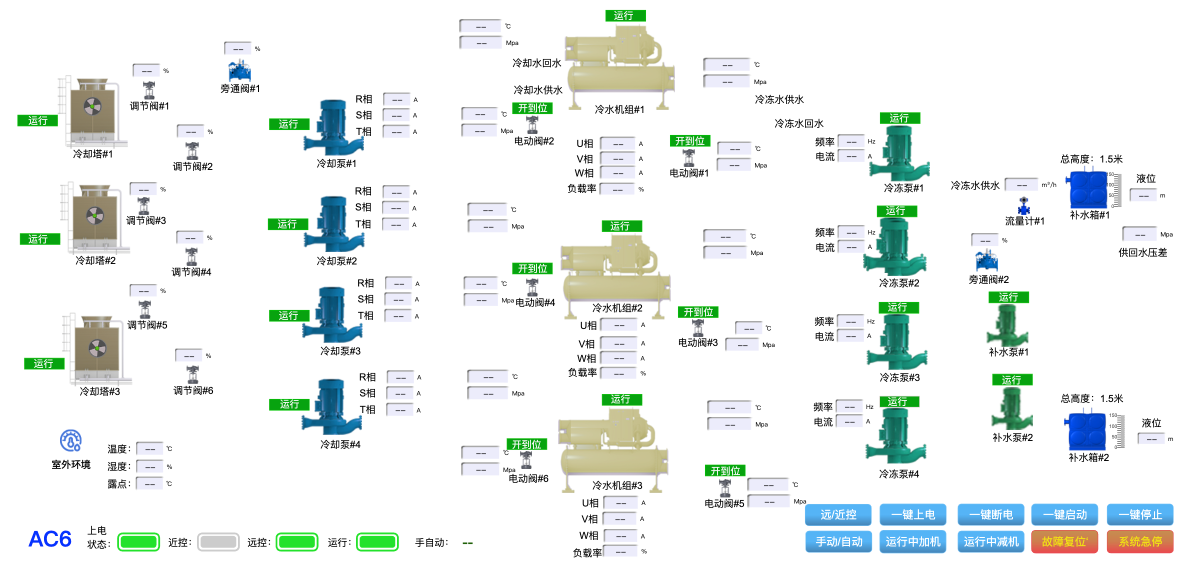
#> input picture picture/AgentI/input.png, 2372 x 1142 px (shown at 1/2 size)
$ python resize_image.py input.png
#> lines starting #> are read from the running program, lines starting #| are printed output that depends on the picture
from __future__ import annotations

import argparse
from pathlib import Path
from typing import Optional

from PIL import Image, ImageDraw, ImageFont, ImageOps


def create_grid_image(image: Image.Image, step: int = 20) -> Image.Image:
    if not isinstance(step, int) or step <= 0:
        raise ValueError("网格间距必须为正整数。")

    base = image.convert("RGBA")
    overlay = Image.new("RGBA", base.size, (0, 0, 0, 0))
    draw = ImageDraw.Draw(overlay)
    width, height = base.size
    major_step = step * 5
    for x in range(0, width, step):
        major = x % major_step == 0
        color = (0, 150, 190, 155) if major else (80, 210, 235, 70)
        draw.line((x, 0, x, height - 1), fill=color, width=2 if major else 1)
    for y in range(0, height, step):
        major = y % major_step == 0
        color = (0, 150, 190, 155) if major else (80, 210, 235, 70)
        draw.line((0, y, width - 1, y), fill=color, width=2 if major else 1)

    font = ImageFont.load_default()

    def label(text: str, x: int, y: int) -> tuple[int, int]:
        bounds = draw.textbbox((0, 0), text, font=font)
        tile = Image.new(
            "RGBA",
            (bounds[2] - bounds[0] + 2, bounds[3] - bounds[1] + 2),
            (15, 23, 42, 205),
        )
        ImageDraw.Draw(tile).text(
            (1 - bounds[0], 1 - bounds[1]), text, font=font, fill="white"
        )
        x = max(0, min(x, width - tile.width))
        y = max(0, min(y, height - tile.height))
        overlay.alpha_composite(tile, dest=(x, y))
        return x + tile.width, y + tile.height

    origin_right, origin_bottom = label("0,0", 3, 3)
    last_right = origin_right
    for x in range(major_step, width, major_step):
        text = f"X={x}"
        bounds = draw.textbbox((0, 0), text, font=font)
        label_width = bounds[2] - bounds[0] + 2
        left = max(3, min(x - label_width // 2, width - label_width - 3))
        if left >= last_right + 3:
            last_right, _ = label(text, left, 3)
    last_bottom = origin_bottom
    for y in range(major_step, height, major_step):
        text = f"Y={y}"
        bounds = draw.textbbox((0, 0), text, font=font)
        label_height = bounds[3] - bounds[1] + 2
        top = min(y + 3, height - label_height)
        if top > last_bottom + 3:
            _, last_bottom = label(text, 3, top)

    return Image.alpha_composite(base, overlay).convert("RGB")


def resize_image(
    input_path: str | Path,
    output_path: str | Path,
    background: str = "white",
    *,
    grid_step: int = 20,
    clean_output_path: Optional[Path] = None,
) -> None:
    input_path = Path(input_path)
    output_path = Path(output_path)
    if input_path.resolve() == output_path.resolve():
        raise ValueError("输入和输出路径不能相同，以免覆盖原图。")
    if clean_output_path is not None:
        clean_output_path = Path(clean_output_path)
        if clean_output_path.resolve() in (input_path.resolve(), output_path.resolve()):
            raise ValueError("干净图路径不能与输入图片或网格图路径相同。")
    if not isinstance(grid_step, int) or grid_step <= 0:
        raise ValueError("网格间距必须为正整数。")

    target_size = (1920, 1080)
    with Image.open(input_path) as source:
        image = ImageOps.exif_transpose(source).convert("RGBA")
        scaled = ImageOps.contain(
            image, target_size, method=Image.Resampling.LANCZOS
        )

    canvas = Image.new("RGBA", target_size, background)
    offset = (
        (target_size[0] - scaled.width) // 2,
        (target_size[1] - scaled.height) // 2,
    )
    canvas.alpha_composite(scaled, dest=offset)
    if clean_output_path is not None:
        clean_output_path.parent.mkdir(parents=True, exist_ok=True)
        canvas.convert("RGB").save(clean_output_path, format="PNG")
    reference = create_grid_image(canvas, grid_step)
    output_path.parent.mkdir(parents=True, exist_ok=True)
    reference.save(output_path, format="PNG")


def main() -> None:
    parser = argparse.ArgumentParser(
        description="等比例缩放并居中补边，生成 1920×1080 网格参考图，可同时输出无网格识别图。"
    )
    parser.add_argument("input", type=Path, help="输入图片路径")
    parser.add_argument("output", type=Path, nargs="?", help="网格图片输出路径（建议使用 .png）")
    parser.add_argument("--clean-output", type=Path, default=None, help="同时输出用于识别的无网格缩放图")
    parser.add_argument(
        "--background", default="white", help="补边颜色，默认 white，可使用 '#ffffff' 等颜色值"
    )
    parser.add_argument(
        "--grid-step", type=int, default=20,
        help="小网格间距（正整数，默认 20 像素），主网格间距为其 5 倍",
    )
    args = parser.parse_args()
    output = args.output or args.input.with_name(f"{args.input.stem}_1920x1080_grid.png")
    try:
        resize_image(
            args.input, output, args.background,
            grid_step=args.grid_step,
            clean_output_path=args.clean_output,
        )
#> in resize_image, source is the input picture: PIL image 2372x1142 RGB; mean R, G, B 233.7, 239.4, 237.8
#> in resize_image, `scaled = ImageOps.contain( image, target_size, method=Image.Resampling..`:
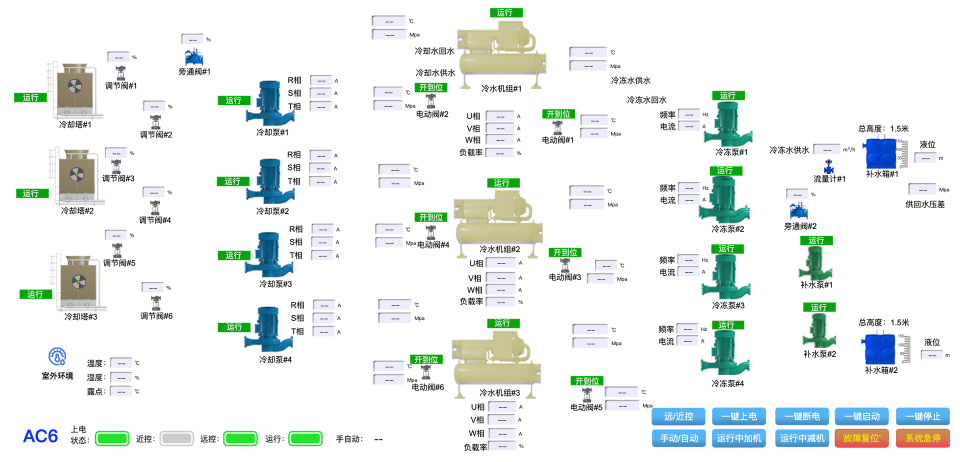
#> scaled: PIL image 1920x924 RGBA (shown at 1/2 size); mean R, G, B, A 233.6, 239.3, 237.6, 255
#> in resize_image, `canvas = Image.new("RGBA", target_size, background)`: canvas: PIL image 1920x1080 RGBA; every value is 255
#> in resize_image, `canvas.alpha_composite(scaled, dest=offset)`:
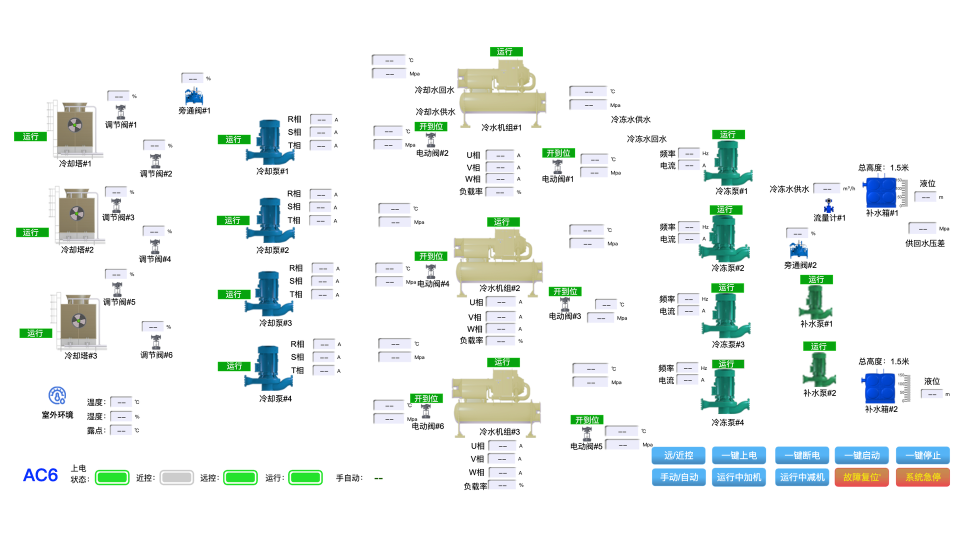
#> canvas: PIL image 1920x1080 RGBA (shown at 1/2 size); mean R, G, B, A 236.7, 241.5, 240.1, 255
#> in create_grid_image, `overlay = Image.new("RGBA", base.size, (0, 0, 0, 0))`: overlay: PIL image 1920x1080 RGBA; every value is 0
#> in label, `bounds = draw.textbbox((0, 0), text, font=font)`: bounds = (0, 2, 14, 11)
#> in label, `overlay.alpha_composite(tile, dest=(x, y))`:
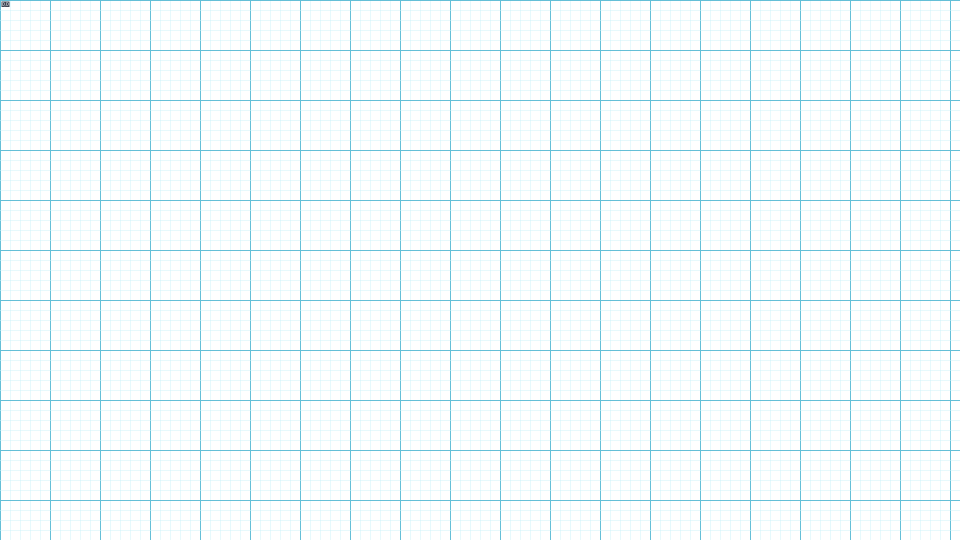
#> overlay: PIL image 1920x1080 RGBA (shown at 1/2 size); mean R, G, B, A 6.2, 22.2, 25.7, 11.6; transparent parts drawn white
#> the loop in create_grid_image, `for x in range(major_step, width, major_step):` made 19 passes
#> (label_width, left, last_right) on passes 1 to 12: (32, 84, 116), (32, 184, 216), (32, 284, 316), (32, 384, 416), (32, 484, 516), (32, 584, 616), (32, 684, 716), (32, 784, 816), (32, 884, 916), (38, 981, 1019), (38, 1081, 1119), (38, 1181, 1219)
#> after the loop in create_grid_image, `for x in range(major_step, width, major_step):`: last_right = 1917
#> the loop in create_grid_image, `for y in range(major_step, height, major_step):` made 10 passes
#> (top, last_bottom) on passes 1 to 10: (103, 113), (203, 213), (303, 313), (403, 413), (503, 513), (603, 613), (703, 713), (803, 813), (903, 913), (1003, 1013)
#> after the loop in create_grid_image, `for y in range(major_step, height, major_step):`: last_bottom = 1013
#> in create_grid_image, `return Image.alpha_composite(base, overlay).convert("RGB")`:
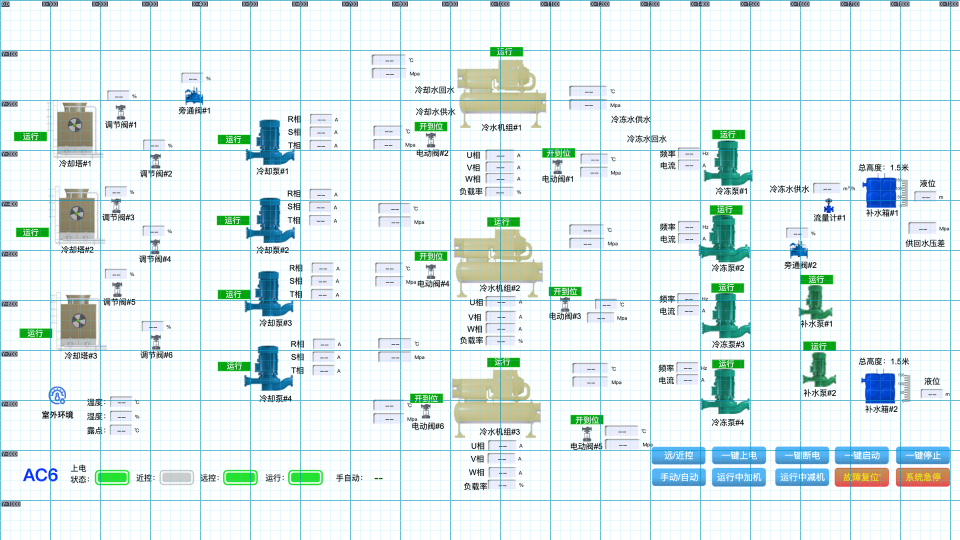
#> returned value: PIL image 1920x1080 RGB (shown at 1/2 size); mean R, G, B 226.8, 237.9, 238.1
    except (OSError, ValueError) as error:
        parser.exit(1, f"处理失败：{error}\n")
    print(f"已保存网格图片：{output}（1920×1080）")
    print("坐标原点为左上角，X 向右、Y 向下，单位为像素。")


if __name__ == "__main__":
    main()
